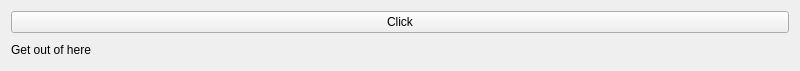
<?xml version="1.0" encoding="UTF-8"?>
<ui version="4.0">
 <class>Widget</class>
 <widget class="QWidget" name="Widget">
  <property name="geometry">
   <rect>
    <x>0</x>
    <y>0</y>
    <width>800</width>
    <height>71</height>
   </rect>
  </property>
  <property name="windowTitle">
   <string>Widget</string>
  </property>
  <layout class="QVBoxLayout" name="verticalLayout">
   <item>
    <widget class="QPushButton" name="myButton">
     <property name="text">
      <string>Click</string>
     </property>
    </widget>
   </item>
   <item>
    <widget class="QLabel" name="label">
     <property name="text">
      <string>Get out of here</string>
     </property>
    </widget>
   </item>
  </layout>
 </widget>
 <resources/>
 <connections/>
</ui>
